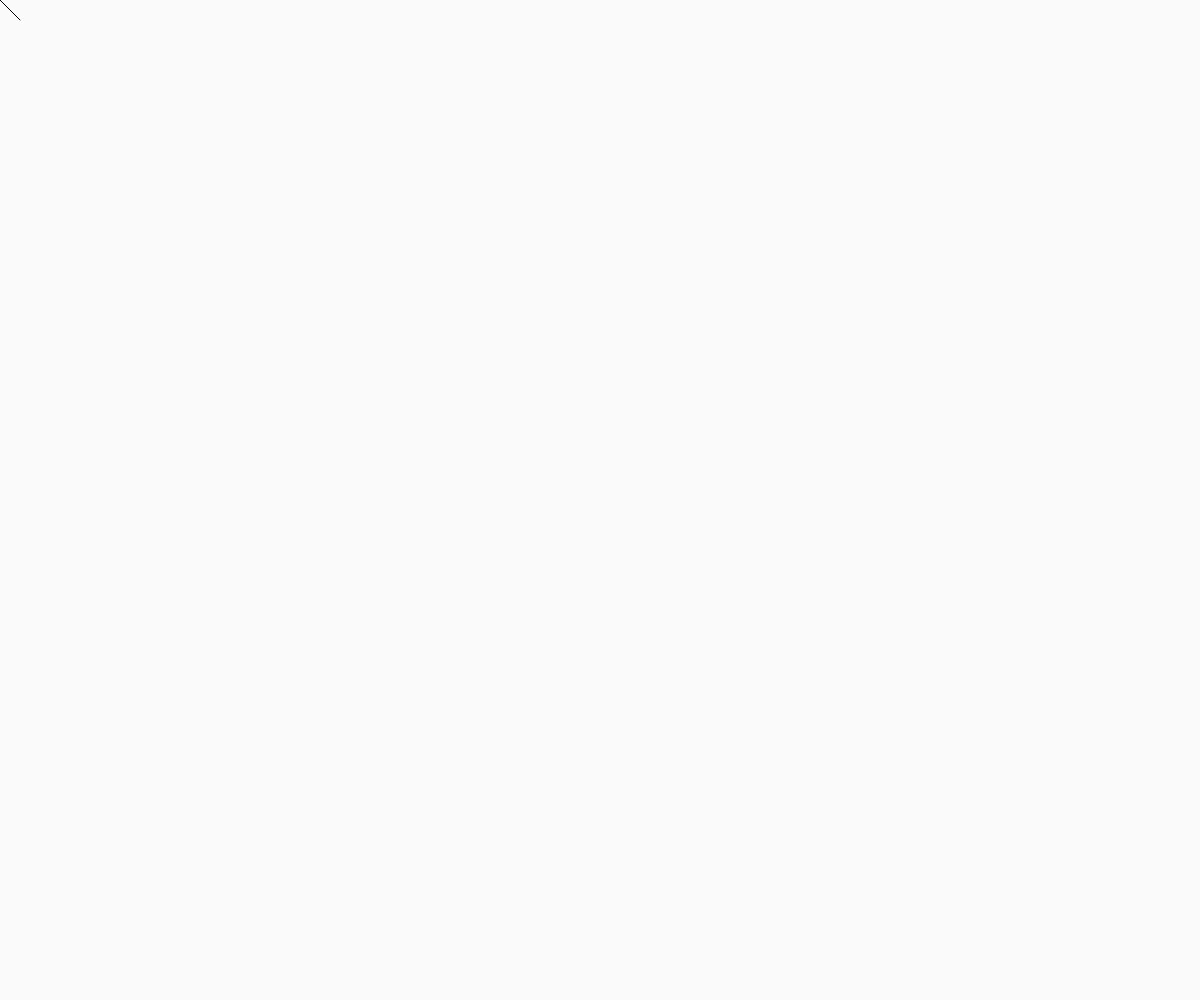
Frame 1 (no input)
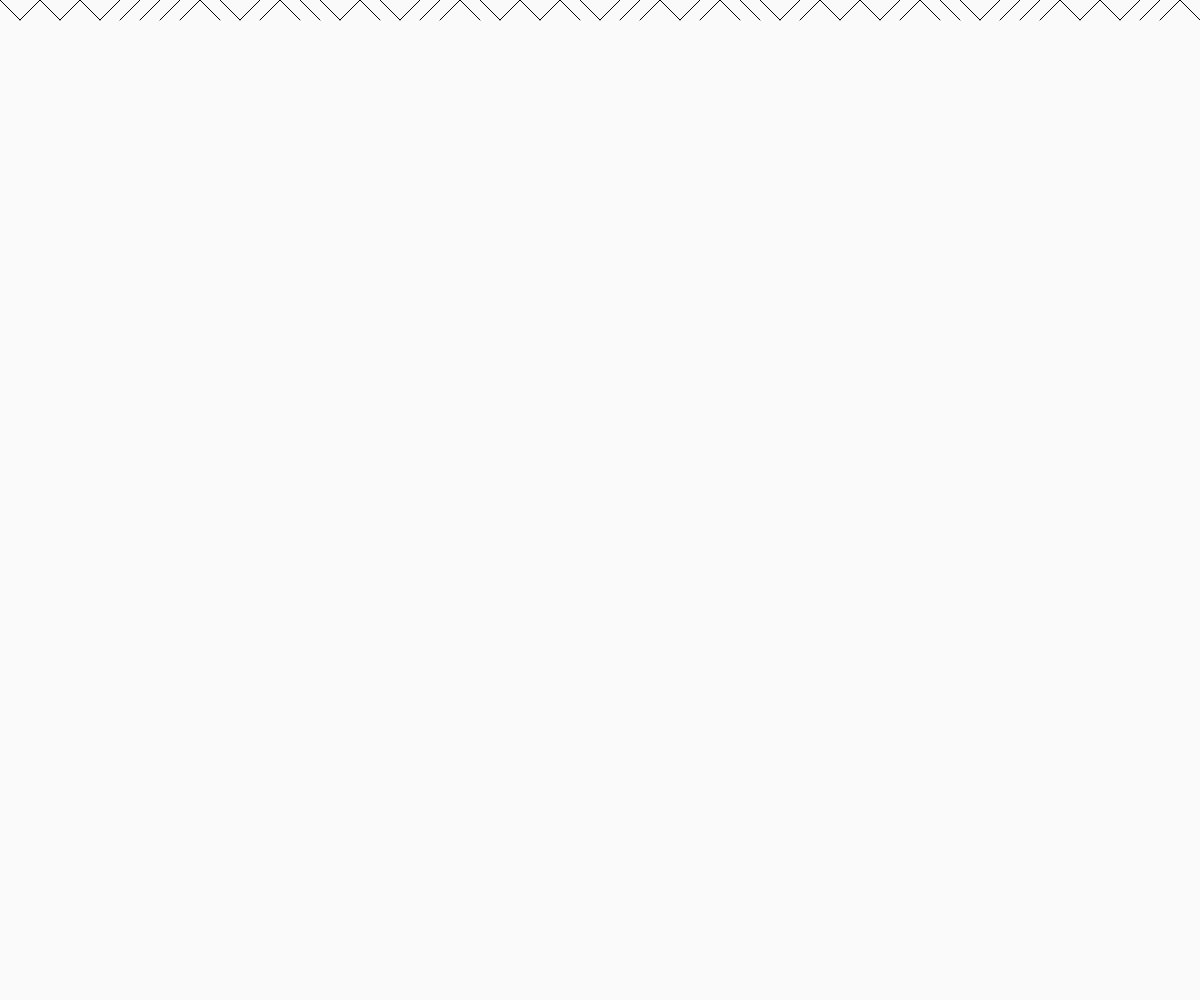
Frame 60 (no input)
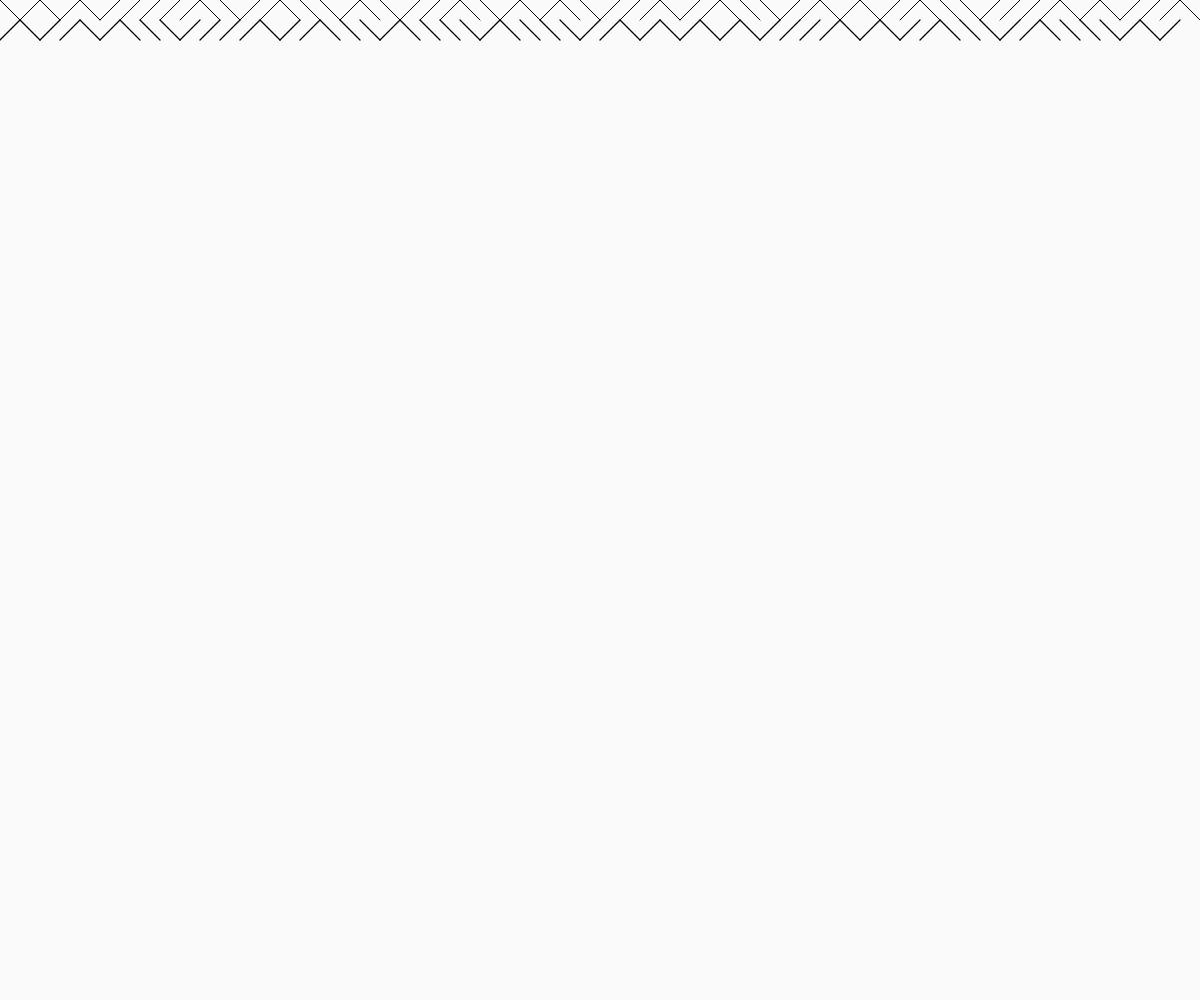
Frame 120 (the mouse pressed at the canvas centre since frame 60)

The p5.js sketch that drew these frames (run headless with seeded random() and noise() and a simulated clock; from frame 60 on, the mouse is pressed at the canvas centre):

// p5.js sketch
// ── sketch.js
let x = 0;
let y = 0;
let thicc = 0;

function setup() {
  createCanvas(window.innerWidth, window.innerHeight);
  background(250, 250, 250);
};

function draw() {
  stroke(0)
  strokeWeight(1 + thicc)
  if (random(1) < 0.5) {
    line(x, y + 20, x + 20, y)
  } else {
    line(x + 20, y + 20, x, y)
  }

  x += 20

  if (x > width) {
    x = 0
    y += 20
    thicc += 0.25
  }
};
